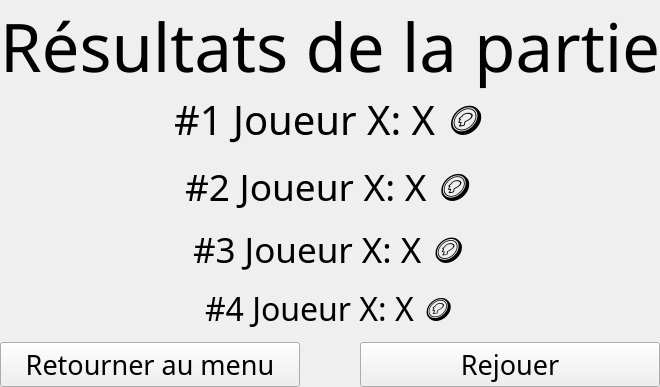
      <widget class="QWidget" name="ScoreBoardPage">
       <layout class="QVBoxLayout" name="verticalLayout_22">
        <property name="spacing">
         <number>0</number>
        </property>
        <property name="leftMargin">
         <number>0</number>
        </property>
        <property name="topMargin">
         <number>0</number>
        </property>
        <property name="rightMargin">
         <number>0</number>
        </property>
        <property name="bottomMargin">
         <number>0</number>
        </property>
        <item alignment="Qt::AlignHCenter|Qt::AlignVCenter">
         <widget class="QWidget" name="ScoreBoarContainer" native="true">
          <layout class="QVBoxLayout" name="verticalLayout_23">
           <property name="spacing">
            <number>0</number>
           </property>
           <property name="leftMargin">
            <number>0</number>
           </property>
           <property name="topMargin">
            <number>0</number>
           </property>
           <property name="rightMargin">
            <number>0</number>
           </property>
           <property name="bottomMargin">
            <number>0</number>
           </property>
           <item alignment="Qt::AlignHCenter">
            <widget class="QLabel" name="TitleScoreBoard">
             <property name="font">
              <font>
               <family>Modern No. 20</family>
               <pointsize>50</pointsize>
              </font>
             </property>
             <property name="text">
              <string>Résultats de la partie</string>
             </property>
            </widget>
           </item>
           <item alignment="Qt::AlignHCenter">
            <widget class="QLabel" name="FirstPlaceLabel">
             <property name="font">
              <font>
               <family>Modern No. 20</family>
               <pointsize>30</pointsize>
              </font>
             </property>
             <property name="text">
              <string>#1 Joueur X: X 🪙</string>
             </property>
            </widget>
           </item>
           <item alignment="Qt::AlignHCenter">
            <widget class="QLabel" name="SecondPlaceLabel">
             <property name="font">
              <font>
               <family>Modern No. 20</family>
               <pointsize>28</pointsize>
              </font>
             </property>
             <property name="text">
              <string>#2 Joueur X: X 🪙</string>
             </property>
            </widget>
           </item>
           <item alignment="Qt::AlignHCenter">
            <widget class="QLabel" name="ThirdPlaceLabel">
             <property name="font">
              <font>
               <family>Modern No. 20</family>
               <pointsize>26</pointsize>
              </font>
             </property>
             <property name="text">
              <string>#3 Joueur X: X 🪙</string>
             </property>
            </widget>
           </item>
           <item alignment="Qt::AlignHCenter">
            <widget class="QLabel" name="FourthPlaceLabel">
             <property name="font">
              <font>
               <family>Modern No. 20</family>
               <pointsize>24</pointsize>
              </font>
             </property>
             <property name="text">
              <string>#4 Joueur X: X 🪙</string>
             </property>
            </widget>
           </item>
           <item>
            <layout class="QHBoxLayout" name="ScoreBoardBtnContainer">
             <property name="spacing">
              <number>60</number>
             </property>
             <item>
              <widget class="QPushButton" name="ReturnMenuBtn">
               <property name="font">
                <font>
                 <family>Modern No. 20</family>
                 <pointsize>20</pointsize>
                </font>
               </property>
               <property name="cursor">
                <cursorShape>PointingHandCursor</cursorShape>
               </property>
               <property name="text">
                <string>Retourner au menu</string>
               </property>
              </widget>
             </item>
             <item>
              <widget class="QPushButton" name="ReplayBtn">
               <property name="font">
                <font>
                 <family>Modern No. 20</family>
                 <pointsize>20</pointsize>
                </font>
               </property>
               <property name="cursor">
                <cursorShape>PointingHandCursor</cursorShape>
               </property>
               <property name="text">
                <string>Rejouer</string>
               </property>
              </widget>
             </item>
            </layout>
           </item>
          </layout>
         </widget>
        </item>
       </layout>
      </widget>
